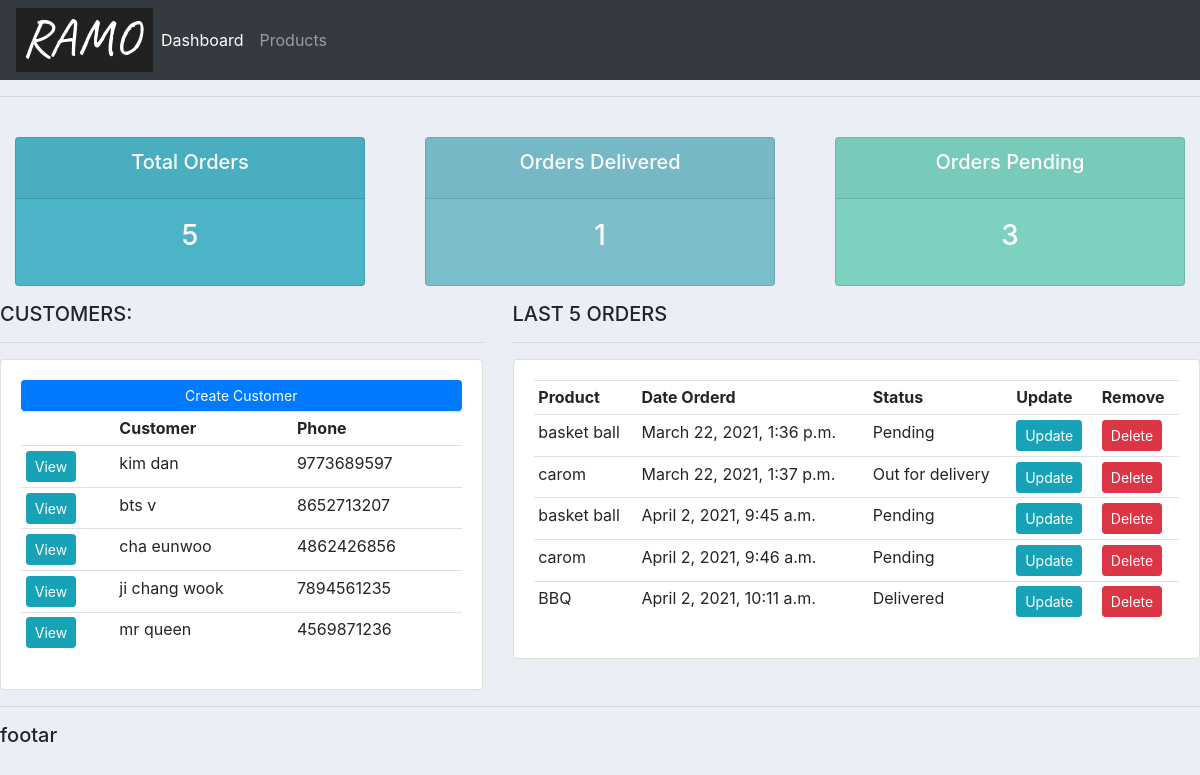
The app's page /, older data.
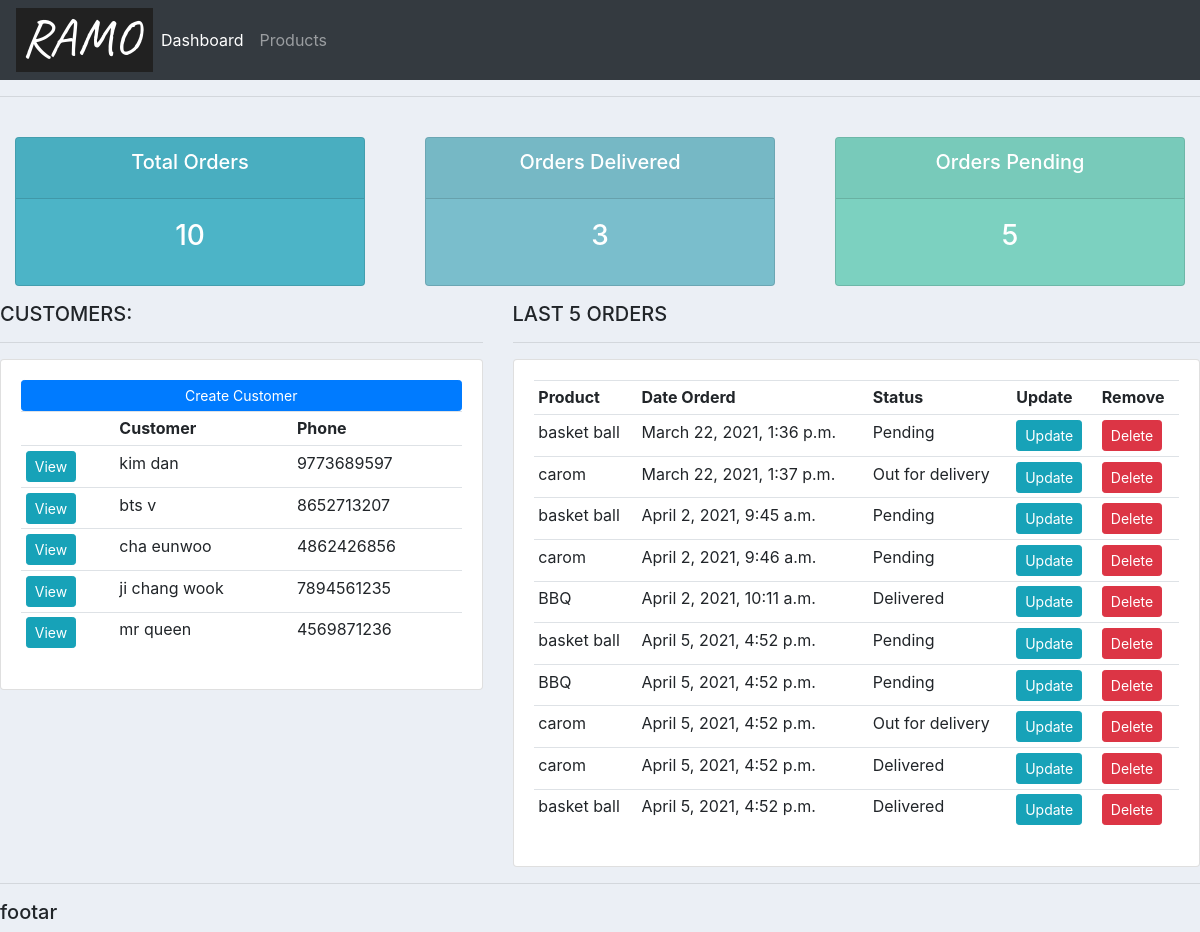
The same page, newer data.
### accounts/models.py (models this page shows, shortened)
class Customer(models.Model):
    name=models.CharField(max_length=25,null=True)
    phone=models.CharField(max_length=10,null=True)
    email=models.EmailField(max_length=25,null=True)
    date_created=models.DateTimeField(auto_now_add=True,null=True)

class Order(models.Model):
    STATUS=(
        ('Pending','Pending'),('Out for delivery','Out for delivery'),('Delivered','Delivered')
    )
    date_created=models.DateTimeField(auto_now_add=True,null=True)
    status=models.CharField(max_length=250,choices=STATUS,null=True)
    customer=models.ForeignKey(Customer,null=True,on_delete=models.SET_NULL)
    product=models.ForeignKey(Product,null=True,on_delete=models.SET_NULL)
    note=models.CharField(max_length=2550,null=True)

class Product(models.Model):
    CATEGORY=(('In door','In door'),('Out door','Out door'))
    name=models.CharField(max_length=25,null=True)
    price=models.FloatField(null=True)
    category=models.CharField(max_length=25,null=True,choices=CATEGORY)
    description=models.CharField(max_length=25,null=True)
    date_created=models.DateTimeField(auto_now_add=True,null=True)
    tag=models.ManyToManyField(Tag)
    def __str__(self):
        return self.name

### accounts/views.py (the view)
# urls.py: path('',views.home,name='home'),
def home(request):
    orders=Order.objects.all()
    customers=Customer.objects.all()
    total_customers=customers.count()
    total_orders=orders.count()
    delivered=orders.filter(status='Delivered').count()
    pending = orders.filter(status='Pending').count()
    context = {'orders': orders, 'customers': customers,'total_orders':total_orders,'total_customers':total_customers
               ,'delivered':delivered,'pending':pending}
    return render(request,'accounts/dashboard.html',context)

### templates/accounts/dashboard.html
{% extends 'accounts/main.html' %}
{% block content %}
{% include 'accounts/status.html' %}
<div class="row">
	<div class="col-md-5">
		<h5>CUSTOMERS:</h5>
		<hr>
		<div class="card card-body">
			<a class="btn btn-primary  btn-sm btn-block" href="">Create Customer</a>
			<table class="table table-sm">
				<tr>
                   <th></th>
					<th>Customer</th>
					<th>Phone</th>
				</tr>
                {% for customer in customers %}
                    <tr>
                    <td><a class="btn btn-sm btn-info"href="{% url 'customer' customer.id %}">View</a></td>
                        <td>
                        {{customer.name  }}
                    </td>
                    <td>
                        {{customer.phone }}
                    </td>
                    </tr>
                {% endfor %}
			</table>
		</div>
	</div>
	<div class="col-md-7">
		<h5>LAST 5 ORDERS</h5>
		<hr>
		<div class="card card-body">
			<table class="table table-sm">
				<tr>
					<th>Product</th>
					<th>Date Orderd</th>
					<th>Status</th>
					<th>Update</th>
					<th>Remove</th>
				</tr>
                {% for order in orders %}
                    <tr>
                    <td>
                        {{order.product  }}
                    </td>
                        <td>
                        {{order.date_created  }}
                    </td>
                    <td>
                        {{order.status }}
                    </td>
                    <td><a class="btn btn-sm btn-info"href="{% url 'update_order' order.id %}">Update</a> </td>
                        <td><a class="btn btn-sm btn-danger"href="{% url 'delete_order' order.id%}">Delete</a> </td>
                    </tr>
                {% endfor %}
			</table>
		</div>
	</div>
</div>
{% endblock %}

### templates/accounts/main.html (shortened to what this page needs)
<!DOCTYPE html>
{%  load static %}
<html lang="en">
<head>
    <link rel="stylesheet" href="https://maxcdn.bootstrapcdn.com/bootstrap/4.0.0/css/bootstrap.min.css">
	<link rel="stylesheet" href="{% static '/css/main.css' %}" type="text/css">
</head>
<body>
{% include 'accounts/navbar.html' %}
<hr>
{% block content %}
{% endblock %}
<hr>
<h5>footar</h5>
</body>
</html>

### templates/accounts/navbar.html (shortened to what this page needs)
{% load static %}
<nav class="navbar navbar-expand-lg navbar-dark bg-dark">
  <img src="{% static 'images/logo.png' %}">
  <div class="collapse navbar-collapse" id="navbarNavAltMarkup">
    <div class="navbar-nav">
      <a class="nav-item nav-link active" href="{% url 'home' %}">Dashboard</a>
      <a class="nav-item nav-link" href="{% url 'product' %}">Products</a>
    </div>
  </div>
</nav>

### templates/accounts/status.html
<br>
<div class="row">
	<div class="col">
		<div class="col-md">
			<div class="card text-center text-white  mb-3" id="total-orders">
			  	<div class="card-header">
			  		<h5 class="card-title">Total Orders</h5>
			  	</div>
			  	<div class="card-body">
			    	<h3 class="card-title">{{ total_orders }}</h3>
			  	</div>
			</div>
		</div>
	</div>
	<div class="col">
		<div class="col-md">
			<div class="card text-center text-white  mb-3" id="orders-delivered">
			  	<div class="card-header">
			  		<h5 class="card-title">Orders Delivered</h5>
			  	</div>
			  	<div class="card-body">
			    	<h3 class="card-title">{{ delivered }}</h3>
			  	</div>
			</div>
		</div>
	</div>
	<div class="col">
		<div class="col-md">
			<div class="card text-center text-white  mb-3" id="orders-pending">
			  	<div class="card-header">
			  		<h5 class="card-title">Orders Pending</h5>
			  	</div>
			  	<div class="card-body">
			    	<h3 class="card-title">{{ pending }}</h3>
			  	</div>
			</div>
		</div>
	</div>
</div>

### static/css/main.css (style rules this page uses)
body { background-color: #ebeff5; }
#total-orders { background-color: #4cb4c7; }
#orders-delivered { background-color: #7abecc; }
#orders-pending { background-color: #7CD1C0; }

Row changes from the older to the newer data that the page shows:
added Order: product "basket ball", date_created "April 5, 2021, 4:52 p.m.", status "Pending"
added Order: product "BBQ", date_created "April 5, 2021, 4:52 p.m.", status "Pending"
added Order: product "carom", date_created "April 5, 2021, 4:52 p.m.", status "Out for delivery"
added Order: product "carom", date_created "April 5, 2021, 4:52 p.m.", status "Delivered"
added Order: product "basket ball", date_created "April 5, 2021, 4:52 p.m.", status "Delivered"
Text that changed along with them:
{{ total_orders }}: "5" → "10"
{{ delivered }}: "1" → "3"
{{ pending }}: "3" → "5"
